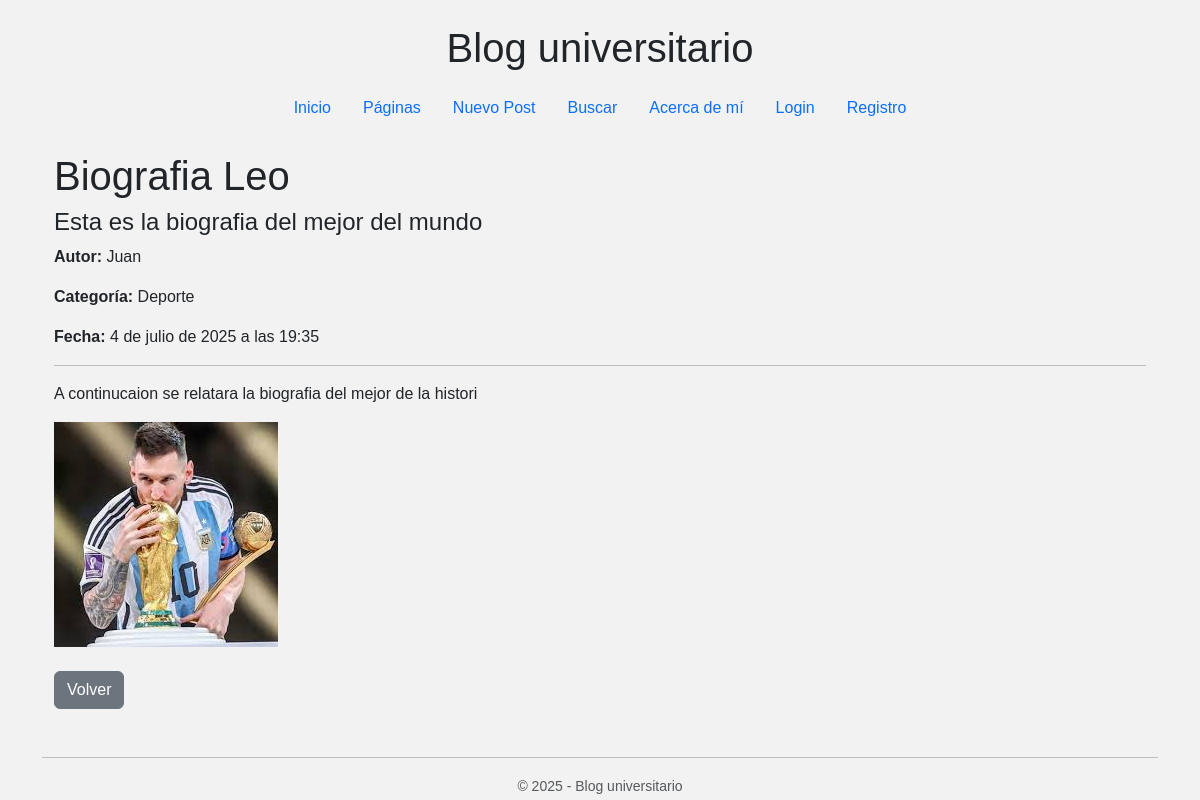
Page /pages/6/ on the committed database.
### core/models.py (models this page shows, shortened)
class Post(models.Model):
    titulo = models.CharField(max_length=200)
    subtitulo = models.CharField(max_length=200,blank=True)
    contenido = RichTextField()  # texto enriquecido
    imagen = models.ImageField(upload_to='posts/', null=True, blank=True)
    fecha = models.DateTimeField(auto_now_add=True)
    autor = models.ForeignKey(Autor, on_delete=models.CASCADE)
    categoria = models.ForeignKey(Categoria, on_delete=models.SET_NULL, null=True)

class Autor(models.Model):
    user = models.OneToOneField(User, on_delete=models.CASCADE)
    nombre = models.CharField(max_length=100)
    email = models.EmailField()
    def __str__(self):
        return self.nombre

class Categoria(models.Model):
    nombre = models.CharField(max_length=100)
    def __str__(self):
        return self.nombre

### core/views.py (the view)
# urls.py: path('pages/<int:pk>/', PostDetailView.as_view(), name='page-detail'),
class PostDetailView(DetailView):
    model = Post
    template_name = 'core/page_detail.html'
    context_object_name = 'post'

### core/templates/core/page_detail.html (shortened to what this page needs)
{% extends 'core/base.html' %}
{% block content %}
<div class="container">
    <h1>{{ post.titulo }}</h1>
    <h4>{{ post.subtitulo }}</h4>
    <p><strong>Autor:</strong> {{ post.autor }}</p>
    <p><strong>Categoría:</strong> {{ post.categoria }}</p>
    <p><strong>Fecha:</strong> {{ post.fecha }}</p>
    <hr>
    <div>
        {{ post.contenido|safe }}
    </div>
    {% if post.imagen %}
        <div class="mt-3">
            <img src="{{ post.imagen.url }}" class="img-fluid" alt="Imagen del post">
        </div>
    {% endif %}
    <br>
    <a href="{% url 'pages' %}" class="btn btn-secondary">Volver</a>
</div>
{% endblock %}

### core/static/css/estilos.css (style rules this page uses)
body { background-color: #f2f2f2; font-family: Arial, sans-serif; }

### rows in the picture
Post: titulo "Biografia Leo", subtitulo "Esta es la biografia del mejor del mundo", autor "Juan", categoria "Deporte", fecha "4 de julio de 2025 a las 19:35", contenido "A continucaion se relatara la biografia del mejor de la histori", imagen (picture)

### other values in the picture
{{ year|default:2025 }} "2025"
